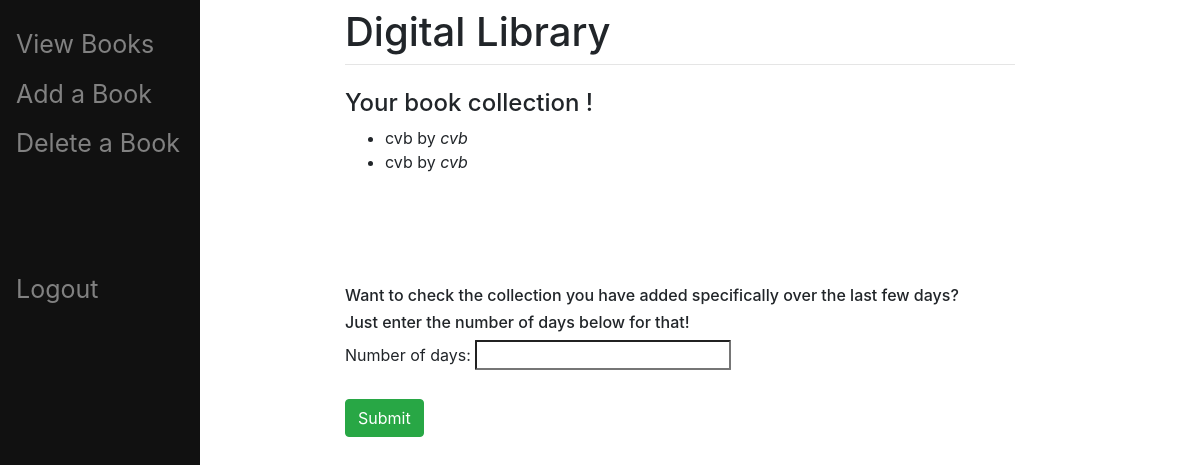
Page /viewbook/ (signed in) on the earlier database version.
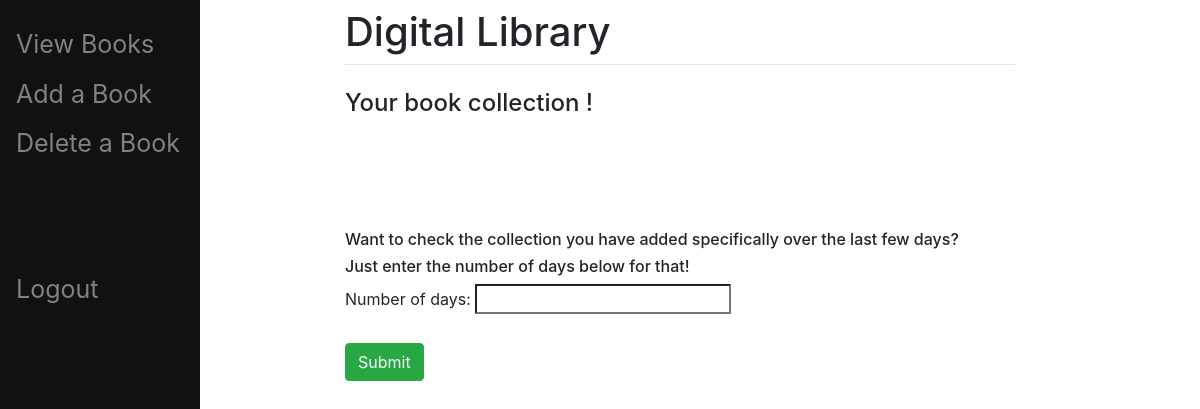
Same page on the later database version.
### library/models.py (models this page shows, shortened)
class Book(models.Model):
    title = models.CharField(max_length=1000)
    author = models.CharField(max_length=200)
    date_added = models.DateTimeField(auto_now_add=True)
    isbn = models.CharField(max_length=13)
    user_added = models.ForeignKey(User, on_delete=models.CASCADE)

### library/views.py (the view)
# urls.py: path('viewbook/', library.views.index),
@login_required(login_url='/accounts/login/')
@require_http_methods(["GET"])
def index(request):
    if request.method == 'GET':
        ls = {}
        ls["dataset"] = Book.objects.filter(user_added=request.user)
        ls["dataset2"] = Book.objects.filter(user_added=request.user)
        ls["days"] = 0
        return render(request, "library/viewbooks.html", ls)

### library/templates/library/viewbooks.html (shortened to what this page needs)
{% extends "library/base.html" %}
{% load crispy_forms_tags %}
{% block content %}
	<h4>Your book collection
	{% if days == 0 %}
		!
	{% elif days == "1" %}
		in last {{days}} day!
	{% else %}
		in last {{days}} days!
	{% endif %}
	</h4>
	<ul>
		{% for data in dataset %}
			<li>{{data.title}} by <i>{{data.author}}</i></li>
		{% endfor %}
	</ul>
	<br></br>
	<br></br>
	<h6>Want to check the collection you have added specifically over the last few days?<h6>
		<h6>Just enter the number of days below for that!</h6>
		<form action="" class="from-group">
			<label for="title">Number of days:</label>
			<input style="border-radius: 1px" type="text" id="days" name="days"><br><br>
			<button type="button" class="btn btn-success" onclick="getInputValue();">Submit</button>
		</form>
{% endblock %}

### library/templates/library/base.html (shortened to what this page needs)
<!DOCTYPE html>
<html>
<head>
  <link rel="stylesheet" href="https://stackpath.bootstrapcdn.com/bootstrap/4.3.1/css/bootstrap.min.css">
</head>
<body>
  <div class="sidenav">
		<a href="/viewbook/">View Books</a>
		<a href="/addbook/">Add a Book</a>
		<a href="/delete/">Delete a Book</a>
    <br></br>
    <br></br>
    <a href="/logout/">Logout</a>
	</div>
	<div id="content" name="content" class="main">
		<div class="row justify-content-center">
			<div class="col-8">
				<h1 class="mt-2">Digital Library</h1>
				<hr class="mt-0 mb-4">
				{% block content %}
				{% endblock %}
			</div>
		</div>
	</div>
</body>
</html>

### library/templates/library/base.html (style rules this page uses)
.sidenav { height:100%; width:200px; position: fixed; z-index:1; top:0; left:0; background-color:#111; overflow-x: :hidden; padding-top:20px; }
.sidenav a { padding:6px 8px 6px 16px; text-decoration: none; font-size:25px; color: #818181; display:block; }
.main { margin-left:160px; padding: 0px 10px; }

Differences in the rows shown:
removed Book: title "cvb", author "cvb"
removed Book: title "cvb", author "cvb"
